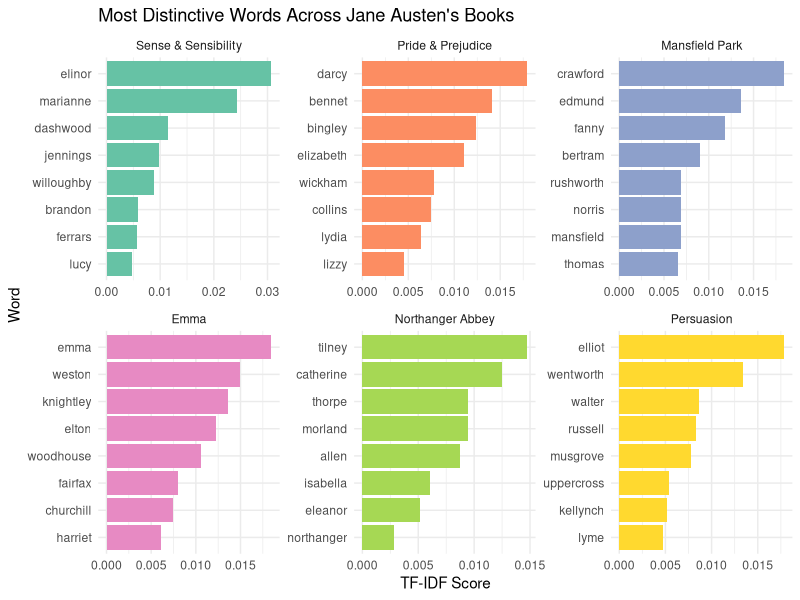
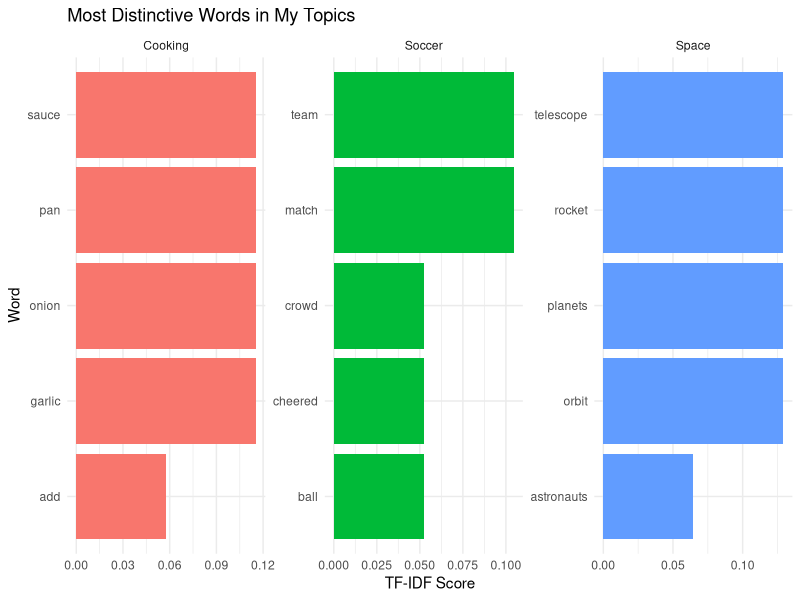
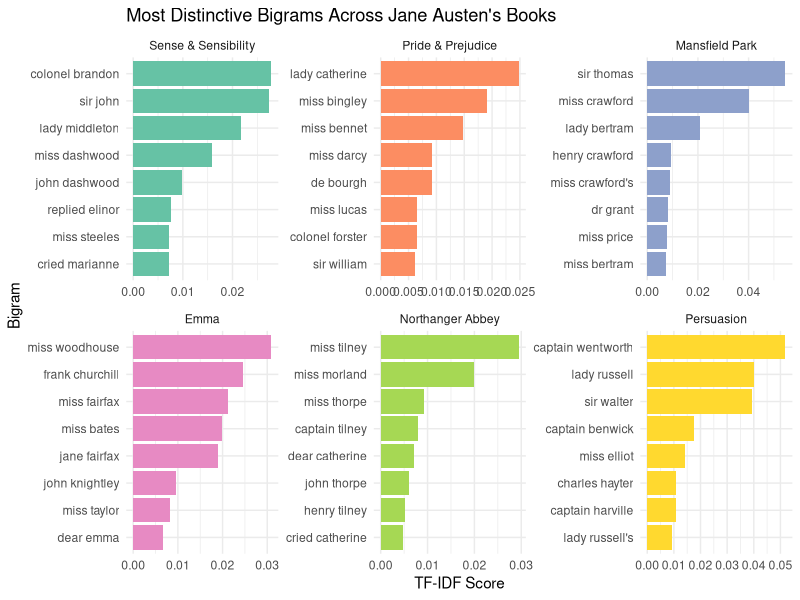

The R source for these figures, in order:
## ---- chunk 1
library(tidytext)
library(tidyverse)
library(janeaustenr)
## ---- chunk 2
# Load the Jane Austen books
books <- austen_books()

# Look at the first few rows
head(books)

# See how many books are included
unique(books$book)
## ---- chunk 3
# Break the books into individual words
book_words <- books %>%
  unnest_tokens(word, text)

# Remove common stop words
book_words <- book_words %>%
  anti_join(stop_words, by = "word")

# Count each word in each book
book_words <- book_words %>%
  count(book, word, sort = TRUE)

# View the results
head(book_words)
## ---- chunk 4
book_words_tfidf <- book_words %>%
  bind_tf_idf(word, book, n)

# View our new results
head(book_words_tfidf)
## ---- chunk 5
# Find the words with the highest TF-IDF scores
book_words_tfidf %>%
  arrange(desc(tf_idf)) %>%
  head(15)
## ---- chunk 6
# Find the top 8 words for each book
top_words <- book_words_tfidf %>%
  group_by(book) %>%
  slice_max(tf_idf, n = 8, with_ties = FALSE) %>%
  ungroup()

# Create a visualization
ggplot(top_words, aes(
  x = reorder_within(word, tf_idf, book),
  y = tf_idf,
  fill = book
)) +
  geom_col(show.legend = FALSE) +
  facet_wrap(~book, scales = "free") +
  coord_flip() +
  scale_x_reordered() +
  scale_fill_brewer(palette = "Set2") +
  labs(
    title = "Most Distinctive Words Across Jane Austen's Books",
    x = "Word",
    y = "TF-IDF Score"
  ) +
  theme_minimal()
## ---- chunk 7
# STEP 1: Create your dataset (edit this part!)
# Change the topic names and replace the text with your own writing.
my_texts <- tibble(
  topic = c("Soccer", "Cooking", "Space"),
  text = c(
    # Text for topic 1
    "The striker scored a goal in the final minute of the match.
     The goalkeeper could not reach the ball, and the crowd cheered
     as the team won the match. Every player on the team trained
     hard all season to win the league.",

    # Text for topic 2
    "Chop the onion and garlic, then heat oil in a pan. Add the onion
     and garlic to the pan and stir until soft. Season the sauce with
     salt and pepper, then let the sauce simmer before serving.",

    # Text for topic 3
    "The rocket launched into orbit carrying a telescope. The telescope
     will study distant galaxies and planets far beyond our moon.
     Astronauts on the rocket tracked the orbit as the planets
     came into view."
  )
)

# STEP 2: Break the text into individual words
my_words <- my_texts %>%
  unnest_tokens(word, text)

# STEP 3: Remove common stop words
my_words <- my_words %>%
  anti_join(stop_words, by = "word")

# STEP 4: Count each word in each topic and calculate TF-IDF
my_tfidf <- my_words %>%
  count(topic, word, sort = TRUE) %>%
  bind_tf_idf(word, topic, n)

# STEP 5: Find the 5 most distinctive words for each topic
my_top_words <- my_tfidf %>%
  group_by(topic) %>%
  slice_max(tf_idf, n = 5, with_ties = FALSE) %>%
  ungroup()

my_top_words
## ---- chunk 8
ggplot(my_top_words, aes(
  x = reorder_within(word, tf_idf, topic),
  y = tf_idf,
  fill = topic
)) +
  geom_col(show.legend = FALSE) +
  facet_wrap(~topic, scales = "free") +
  coord_flip() +
  scale_x_reordered() +
  labs(
    title = "Most Distinctive Words in My Topics",
    x = "Word",
    y = "TF-IDF Score"
  ) +
  theme_minimal()
## ---- chunk 9
# Break the books into bigrams (pairs of neighboring words)
book_bigrams <- books %>%
  unnest_tokens(bigram, text, token = "ngrams", n = 2) %>%
  filter(!is.na(bigram))

# View the results
head(book_bigrams)
## ---- chunk 10
book_bigrams <- book_bigrams %>%
  # Split each bigram into its two words
  separate(bigram, c("word1", "word2"), sep = " ") %>%
  # Keep only bigrams where neither word is a stop word
  filter(
    !word1 %in% stop_words$word,
    !word2 %in% stop_words$word
  ) %>%
  # Glue the two words back together
  unite(bigram, word1, word2, sep = " ")
## ---- chunk 11
bigram_tfidf <- book_bigrams %>%
  count(book, bigram, sort = TRUE) %>%
  bind_tf_idf(bigram, book, n)

# Find the top 8 bigrams for each book
top_bigrams <- bigram_tfidf %>%
  group_by(book) %>%
  slice_max(tf_idf, n = 8, with_ties = FALSE) %>%
  ungroup()
## ---- chunk 12
ggplot(top_bigrams, aes(
  x = reorder_within(bigram, tf_idf, book),
  y = tf_idf,
  fill = book
)) +
  geom_col(show.legend = FALSE) +
  facet_wrap(~book, scales = "free") +
  coord_flip() +
  scale_x_reordered() +
  scale_fill_brewer(palette = "Set2") +
  labs(
    title = "Most Distinctive Bigrams Across Jane Austen's Books",
    x = "Bigram",
    y = "TF-IDF Score"
  ) +
  theme_minimal()
